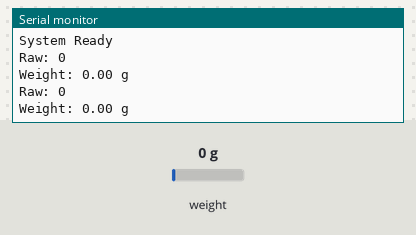
This sketch was run on a simulated Arduino Uno, built with avr-gcc and run on an emulated ATmega328P. Parts: the last lines printed to the serial monitor. The test bench sets the inputs (shaded band); at power-on: weight on the scale 0 g.

Above: at 3.7 s.
3.8 s: weight on the scale set to 100 g
At 4.3 s:
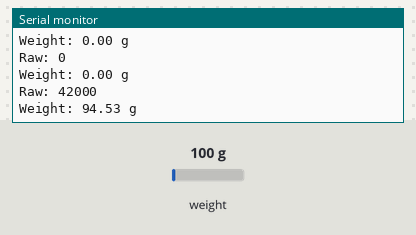
5.3 s: weight on the scale set to 1250 g
At 6.0 s:
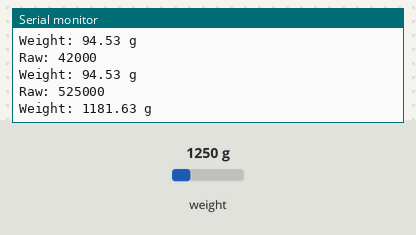
Timing chart, 0 to 8.3 s (numbered marks = the images above; inputs shaded):
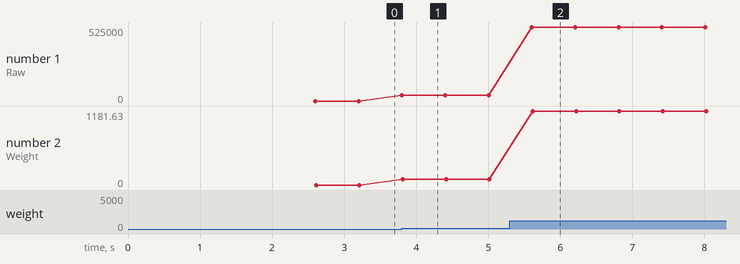

The sketch:

weight_ard.ino
```cpp
#include "HX711.h"

const int DT_PIN = 4;
const int SCK_PIN = 5;

const float CALIBRATION_FACTOR = 444.3;
const int TARE_SAMPLES = 20;
const float ZERO_CLAMP_GRAMS = 1.0;

HX711 scale;
long zero_offset = 0;

void tare_scale() {
  Serial.print("Taring with ");
  Serial.print(TARE_SAMPLES);
  Serial.println(" samples. Keep the scale empty.");

  zero_offset = scale.read_average(TARE_SAMPLES);

  Serial.print("Zero offset: ");
  Serial.println(zero_offset);
}

void setup() {
  Serial.begin(9600);
  scale.begin(DT_PIN, SCK_PIN);
  delay(500);
  tare_scale();
  Serial.println("System Ready");
}

void loop() {
  if (scale.is_ready()) {
    long reading = scale.read();
    Serial.print("Raw: ");
    Serial.println(reading);


    float grams = (reading - zero_offset) / CALIBRATION_FACTOR;
    if (fabs(grams) <= ZERO_CLAMP_GRAMS) {
      grams = 0.0;
    }

    Serial.print("Weight: ");
    Serial.print(grams, 2);
    Serial.println(" g");
  }
  delay(500);
}
```

Measured:
- after the input at 3.8 s, the serial monitor: prints a new line at once (image 1)
- after the input at 5.3 s, the serial monitor: prints a new line after 0.31 s (image 2)
- plotted number 1: 0 → 42000 after the input at 3.8 s, 42000 → 525000 after the input at 5.3 s
- plotted number 2: 0 → 94.53 after the input at 3.8 s, 94.53 → 1181.63 after the input at 5.3 s
